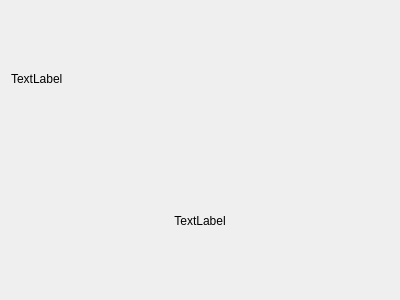
<?xml version="1.0" encoding="UTF-8"?>
<ui version="4.0">
 <class>Form</class>
 <widget class="QWidget" name="Form">
  <property name="geometry">
   <rect>
    <x>0</x>
    <y>0</y>
    <width>400</width>
    <height>300</height>
   </rect>
  </property>
  <property name="windowTitle">
   <string>Form</string>
  </property>
  <layout class="QHBoxLayout" name="horizontalLayout">
   <item>
    <layout class="QVBoxLayout" name="verticalLayout">
     <item>
      <widget class="QLabel" name="icon">
       <property name="text">
        <string>TextLabel</string>
       </property>
      </widget>
     </item>
     <item>
      <widget class="QLabel" name="iconTitle">
       <property name="text">
        <string>&lt;html&gt;&lt;head/&gt;&lt;body&gt;&lt;p align=&quot;center&quot;&gt;TextLabel&lt;/p&gt;&lt;/body&gt;&lt;/html&gt;</string>
       </property>
      </widget>
     </item>
    </layout>
   </item>
  </layout>
 </widget>
 <resources/>
 <connections/>
</ui>
